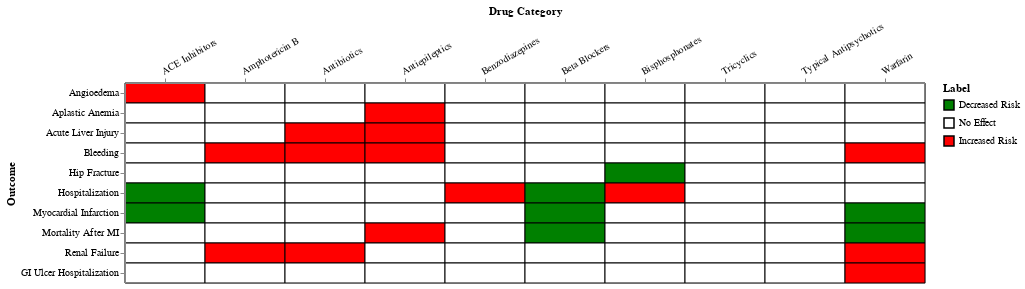

This figure's notebook cell:
### Code cell
plot_interactions(predicted_omop_table(exclude_fn=exclude_prob_or_rare_and_weak), save_to="img/omop_postprocessed.pdf")

### Figure 1 — Vega-Lite specification as saved in the notebook (floating-point values rounded to 4 significant figures)
{"config": {"view": {"continuousWidth": 300, "continuousHeight": 300}, "axisX": {"labelAngle": -30, "orient": "top"}}, "data": {"name": "data-09c810c9068b9b4544d65ba100c4bc0a"}, "mark": {"type": "rect", "stroke": "black"}, "encoding": {"color": {"field": "Label", "scale": {"domain": ["Decreased Risk", "No Effect", "Increased Risk"], "range": ["green", "white", "red", "blue"]}, "type": "nominal"}, "x": {"field": "Drug Category", "sort": ["ACE Inhibitors", "Amphotericin B", "Antibiotics", "Antiepileptics", "Benzodiazepines", "Beta Blockers", "Bisphosphonates", "Tricyclics", "Typical Antipsychotics", "Warfarin"], "type": "nominal"}, "y": {"field": "Condition", "sort": ["Angioedema", "Aplastic Anemia", "Acute Liver Injury", "Bleeding", "Hip Fracture", "Hospitalization", "Myocardial Infarction", "Mortality After MI", "Renal Failure", "GI Ulcer Hospitalization"], "title": "Outcome", "type": "nominal"}}, "height": 200, "width": 800, "$schema": "https://vega.github.io/schema/vega-lite/v5.17.0.json", "datasets": {"data-09c810c9068b9b4544d65ba100c4bc0a": [{"Drug Category": "ACE Inhibitors", "Condition": "Angioedema", "Label": "Increased Risk"}, {"Drug Category": "ACE Inhibitors", "Condition": "Aplastic Anemia", "Label": "No Effect"}, {"Drug Category": "ACE Inhibitors", "Condition": "Acute Liver Injury", "Label": "No Effect"}, {"Drug Category": "ACE Inhibitors", "Condition": "Bleeding", "Label": "No Effect"}, {"Drug Category": "ACE Inhibitors", "Condition": "Hip Fracture", "Label": "No Effect"}, {"Drug Category": "ACE Inhibitors", "Condition": "Hospitalization", "Label": "Decreased Risk"}, {"Drug Category": "ACE Inhibitors", "Condition": "Myocardial Infarction", "Label": "Decreased Risk"}, {"Drug Category": "ACE Inhibitors", "Condition": "Mortality After MI", "Label": "No Effect"}, {"Drug Category": "ACE Inhibitors", "Condition": "Renal Failure", "Label": "No Effect"}, {"Drug Category": "ACE Inhibitors", "Condition": "GI Ulcer Hospitalization", "Label": "No Effect"}, {"Drug Category": "Amphotericin B", "Condition": "Angioedema", "Label": "No Effect"}, {"Drug Category": "Amphotericin B", "Condition": "Aplastic Anemia", "Label": "No Effect"}, {"Drug Category": "Amphotericin B", "Condition": "Acute Liver Injury", "Label": "No Effect"}, {"Drug Category": "Amphotericin B", "Condition": "Bleeding", "Label": "Increased Risk"}, {"Drug Category": "Amphotericin B", "Condition": "Hip Fracture", "Label": "No Effect"}, {"Drug Category": "Amphotericin B", "Condition": "Hospitalization", "Label": "No Effect"}, {"Drug Category": "Amphotericin B", "Condition": "Myocardial Infarction", "Label": "No Effect"}, {"Drug Category": "Amphotericin B", "Condition": "Mortality After MI", "Label": "No Effect"}, {"Drug Category": "Amphotericin B", "Condition": "Renal Failure", "Label": "Increased Risk"}, {"Drug Category": "Amphotericin B", "Condition": "GI Ulcer Hospitalization", "Label": "No Effect"}, {"Drug Category": "Antibiotics", "Condition": "Angioedema", "Label": "No Effect"}, {"Drug Category": "Antibiotics", "Condition": "Aplastic Anemia", "Label": "No Effect"}, {"Drug Category": "Antibiotics", "Condition": "Acute Liver Injury", "Label": "Increased Risk"}, {"Drug Category": "Antibiotics", "Condition": "Bleeding", "Label": "Increased Risk"}, {"Drug Category": "Antibiotics", "Condition": "Hip Fracture", "Label": "No Effect"}, {"Drug Category": "Antibiotics", "Condition": "Hospitalization", "Label": "No Effect"}, {"Drug Category": "Antibiotics", "Condition": "Myocardial Infarction", "Label": "No Effect"}, {"Drug Category": "Antibiotics", "Condition": "Mortality After MI", "Label": "No Effect"}, {"Drug Category": "Antibiotics", "Condition": "Renal Failure", "Label": "Increased Risk"}, {"Drug Category": "Antibiotics", "Condition": "GI Ulcer Hospitalization", "Label": "No Effect"}, {"Drug Category": "Antiepileptics", "Condition": "Angioedema", "Label": "No Effect"}, {"Drug Category": "Antiepileptics", "Condition": "Aplastic Anemia", "Label": "Increased Risk"}, {"Drug Category": "Antiepileptics", "Condition": "Acute Liver Injury", "Label": "Increased Risk"}, {"Drug Category": "Antiepileptics", "Condition": "Bleeding", "Label": "Increased Risk"}, {"Drug Category": "Antiepileptics", "Condition": "Hip Fracture", "Label": "No Effect"}, {"Drug Category": "Antiepileptics", "Condition": "Hospitalization", "Label": "No Effect"}, {"Drug Category": "Antiepileptics", "Condition": "Myocardial Infarction", "Label": "No Effect"}, {"Drug Category": "Antiepileptics", "Condition": "Mortality After MI", "Label": "Increased Risk"}, {"Drug Category": "Antiepileptics", "Condition": "Renal Failure", "Label": "No Effect"}, {"Drug Category": "Antiepileptics", "Condition": "GI Ulcer Hospitalization", "Label": "No Effect"}, {"Drug Category": "Benzodiazepines", "Condition": "Angioedema", "Label": "No Effect"}, {"Drug Category": "Benzodiazepines", "Condition": "Aplastic Anemia", "Label": "No Effect"}, {"Drug Category": "Benzodiazepines", "Condition": "Acute Liver Injury", "Label": "No Effect"}, {"Drug Category": "Benzodiazepines", "Condition": "Bleeding", "Label": "No Effect"}, {"Drug Category": "Benzodiazepines", "Condition": "Hip Fracture", "Label": "No Effect"}, {"Drug Category": "Benzodiazepines", "Condition": "Hospitalization", "Label": "Increased Risk"}, {"Drug Category": "Benzodiazepines", "Condition": "Myocardial Infarction", "Label": "No Effect"}, {"Drug Category": "Benzodiazepines", "Condition": "Mortality After MI", "Label": "No Effect"}, {"Drug Category": "Benzodiazepines", "Condition": "Renal Failure", "Label": "No Effect"}, {"Drug Category": "Benzodiazepines", "Condition": "GI Ulcer Hospitalization", "Label": "No Effect"}, {"Drug Category": "Beta Blockers", "Condition": "Angioedema", "Label": "No Effect"}, {"Drug Category": "Beta Blockers", "Condition": "Aplastic Anemia", "Label": "No Effect"}, {"Drug Category": "Beta Blockers", "Condition": "Acute Liver Injury", "Label": "No Effect"}, {"Drug Category": "Beta Blockers", "Condition": "Bleeding", "Label": "No Effect"}, {"Drug Category": "Beta Blockers", "Condition": "Hip Fracture", "Label": "No Effect"}, {"Drug Category": "Beta Blockers", "Condition": "Hospitalization", "Label": "Decreased Risk"}, {"Drug Category": "Beta Blockers", "Condition": "Myocardial Infarction", "Label": "Decreased Risk"}, {"Drug Category": "Beta Blockers", "Condition": "Mortality After MI", "Label": "Decreased Risk"}, {"Drug Category": "Beta Blockers", "Condition": "Renal Failure", "Label": "No Effect"}, {"Drug Category": "Beta Blockers", "Condition": "GI Ulcer Hospitalization", "Label": "No Effect"}, {"Drug Category": "Bisphosphonates", "Condition": "Angioedema", "Label": "No Effect"}, {"Drug Category": "Bisphosphonates", "Condition": "Aplastic Anemia", "Label": "No Effect"}, {"Drug Category": "Bisphosphonates", "Condition": "Acute Liver Injury", "Label": "No Effect"}, {"Drug Category": "Bisphosphonates", "Condition": "Bleeding", "Label": "No Effect"}, {"Drug Category": "Bisphosphonates", "Condition": "Hip Fracture", "Label": "Decreased Risk"}, {"Drug Category": "Bisphosphonates", "Condition": "Hospitalization", "Label": "Increased Risk"}, {"Drug Category": "Bisphosphonates", "Condition": "Myocardial Infarction", "Label": "No Effect"}, {"Drug Category": "Bisphosphonates", "Condition": "Mortality After MI", "Label": "No Effect"}, {"Drug Category": "Bisphosphonates", "Condition": "Renal Failure", "Label": "No Effect"}, {"Drug Category": "Bisphosphonates", "Condition": "GI Ulcer Hospitalization", "Label": "No Effect"}, {"Drug Category": "Tricyclics", "Condition": "Angioedema", "Label": "No Effect"}, {"Drug Category": "Tricyclics", "Condition": "Aplastic Anemia", "Label": "No Effect"}, {"Drug Category": "Tricyclics", "Condition": "Acute Liver Injury", "Label": "No Effect"}, {"Drug Category": "Tricyclics", "Condition": "Bleeding", "Label": "No Effect"}, {"Drug Category": "Tricyclics", "Condition": "Hip Fracture", "Label": "No Effect"}, {"Drug Category": "Tricyclics", "Condition": "Hospitalization", "Label": "No Effect"}, {"Drug Category": "Tricyclics", "Condition": "Myocardial Infarction", "Label": "No Effect"}, {"Drug Category": "Tricyclics", "Condition": "Mortality After MI", "Label": "No Effect"}, {"Drug Category": "Tricyclics", "Condition": "Renal Failure", "Label": "No Effect"}, {"Drug Category": "Tricyclics", "Condition": "GI Ulcer Hospitalization", "Label": "No Effect"}, {"Drug Category": "Typical Antipsychotics", "Condition": "Angioedema", "Label": "No Effect"}, {"Drug Category": "Typical Antipsychotics", "Condition": "Aplastic Anemia", "Label": "No Effect"}, {"Drug Category": "Typical Antipsychotics", "Condition": "Acute Liver Injury", "Label": "No Effect"}, {"Drug Category": "Typical Antipsychotics", "Condition": "Bleeding", "Label": "No Effect"}, {"Drug Category": "Typical Antipsychotics", "Condition": "Hip Fracture", "Label": "No Effect"}, {"Drug Category": "Typical Antipsychotics", "Condition": "Hospitalization", "Label": "No Effect"}, {"Drug Category": "Typical Antipsychotics", "Condition": "Myocardial Infarction", "Label": "No Effect"}, {"Drug Category": "Typical Antipsychotics", "Condition": "Mortality After MI", "Label": "No Effect"}, {"Drug Category": "Typical Antipsychotics", "Condition": "Renal Failure", "Label": "No Effect"}, {"Drug Category": "Typical Antipsychotics", "Condition": "GI Ulcer Hospitalization", "Label": "No Effect"}, {"Drug Category": "Warfarin", "Condition": "Angioedema", "Label": "No Effect"}, {"Drug Category": "Warfarin", "Condition": "Aplastic Anemia", "Label": "No Effect"}, {"Drug Category": "Warfarin", "Condition": "Acute Liver Injury", "Label": "No Effect"}, {"Drug Category": "Warfarin", "Condition": "Bleeding", "Label": "Increased Risk"}, {"Drug Category": "Warfarin", "Condition": "Hip Fracture", "Label": "No Effect"}, {"Drug Category": "Warfarin", "Condition": "Hospitalization", "Label": "No Effect"}, {"Drug Category": "Warfarin", "Condition": "Myocardial Infarction", "Label": "Decreased Risk"}, {"Drug Category": "Warfarin", "Condition": "Mortality After MI", "Label": "Decreased Risk"}, {"Drug Category": "Warfarin", "Condition": "Renal Failure", "Label": "Increased Risk"}, {"Drug Category": "Warfarin", "Condition": "GI Ulcer Hospitalization", "Label": "Increased Risk"}]}}
